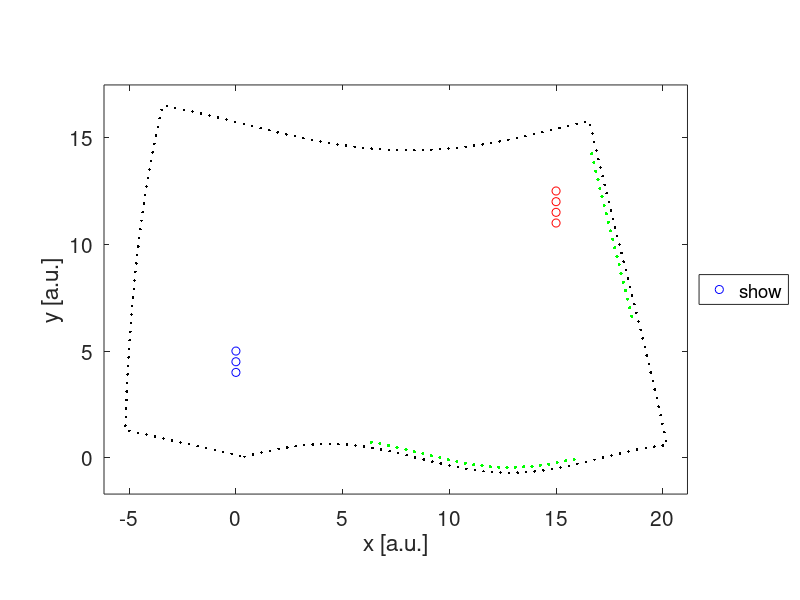

Write the MATLAB code that produced this figure. (Note: this script raises an error after producing the figure.)
clear all
close all
clc

disp('Example of a Channel Matrix Evaluation');


%% DEFINITION OF PHYSFAD PARAMETERS

freq = linspace(0.9,1.1,101);

    %% Dipole Properties

        %% Transmitters

        % locations

        x_tx = [0 0 0];
        y_tx = [4 4.5 5];

        if length(x_tx)~=length(y_tx)
            disp('Error: x_tx and y_tx do not have the same length.');
        else
            N_T = length(x_tx);
        end

        % dipole properties

        fres_tx = [1 1 1];
        chi_tx = [0.5 0.5 0.5];
        gamma_tx = [0 0 0];

        if length(fres_tx)~=N_T
            disp('Error: x_tx and fres_tx do not have the same length.');
        end
        if length(chi_tx)~=N_T
            disp('Error: x_tx and chi_tx do not have the same length.');
        end
        if length(gamma_tx)~=N_T
            disp('Error: x_tx and gamma_tx do not have the same length.');
        end


        %% Receivers

        % locations

        x_rx = [15 15 15 15];
        y_rx = [11 11.5 12 12.5];

        if length(x_rx)~=length(y_rx)
            disp('Error: x_rx and y_rx do not have the same length.');
        else
            N_R = length(x_rx);
        end

        % properties

        fres_rx = [1 1 1 1];
        chi_rx = [0.5 0.5 0.5 0.5];
        gamma_rx = [0 0 0 0];

        if length(fres_rx)~=N_R
            disp('Error: x_rx and fres_rx do not have the same length.');
        end
        if length(chi_rx)~=N_R
            disp('Error: x_rx and chi_rx do not have the same length.');
        end
        if length(gamma_rx)~=N_R
            disp('Error: x_rx and gamma_rx do not have the same length.');
        end


        %% Scattering Environment

        % locations
        load('ComplexEnclosure.mat')

        if length(x_env)~=length(y_env)
            disp('Error: x_env and y_env do not have the same length.');
        else
            N_E = length(x_env);
        end

        % properties

        fres_env = 10*ones(size(x_env));
        chi_env = 50*ones(size(x_env));
        gamma_env = 100*ones(size(x_env));

        if length(fres_env)~=N_E
            disp('Error: x_env and fres_env do not have the same length.');
        end
        if length(chi_env)~=N_E
            disp('Error: x_env and chi_env do not have the same length.');
        end
        if length(gamma_env)~=N_E
            disp('Error: x_env and gamma_env do not have the same length.');
        end

        %% RIS

        % locations
        load('ExampleRIS.mat','x_ris','y_ris');
        
        if length(x_ris)~=length(y_ris)
            disp('Error: x_ris and y_ris do not have the same length.');
        else
            N_RIS = length(x_ris);
        end

        % properties

        fres_ris_ON = 1;
        fres_ris_OFF = 5;
        chi_ris = 50*ones(size(x_ris));
        gamma_ris = 0*ones(size(x_ris));

        if length(chi_ris)~=N_RIS
            disp('Error: x_ris and chi_ris do not have the same length.');
        end
        if length(gamma_ris)~=N_RIS
            disp('Error: x_ris and gamma_ris do not have the same length.');
        end

        %% RIS Configuration
        
        config_ris = round(rand(1,N_RIS));
        clear fres_ris;
        for cc=1:length(config_ris)
            if config_ris(cc)==0
                fres_ris(cc) = fres_ris_OFF;
            elseif config_ris(cc)==1
                fres_ris(cc) = fres_ris_ON;
            end
        end

        if length(fres_ris)~=N_RIS
            disp('Error: x_ris and fres_ris do not have the same length.');
        end

    %% Visualize Dipole Locations

    figure, set(gcf,'pos',[489         173        1020         590]);hold on,box on,
    plot(x_tx,y_tx,'bo','displayname','TX');
    plot(x_rx,y_rx,'ro','displayname','RX');
    plot(x_env,y_env,'k.','displayname','Scat. Env.');
    plot(x_ris,y_ris,'g.','markersize',7.5,'displayname','RIS');
    axis equal;
    xlabel('x [a.u.]');
    ylabel('y [a.u.]');
    set(gca,'fontsize',15);
    xlim([min([x_tx x_rx x_env x_ris])-1 max([x_tx x_rx x_env x_ris])+1]);
    ylim([min([y_tx y_rx y_env y_ris])-1 max([y_tx y_rx y_env y_ris])+1]);
    legend('show','location','eastoutside');
    drawnow;

    
%% EVALUATE CHANNEL MATRIX

[freq,H] = getH(freq,...
                x_tx,y_tx,fres_tx,chi_tx,gamma_tx,...
                x_rx,y_rx,fres_rx,chi_rx,gamma_rx,...
                x_env,y_env,fres_env,chi_env,gamma_env,...
                x_ris,y_ris,fres_ris,chi_ris,gamma_ris);

            
